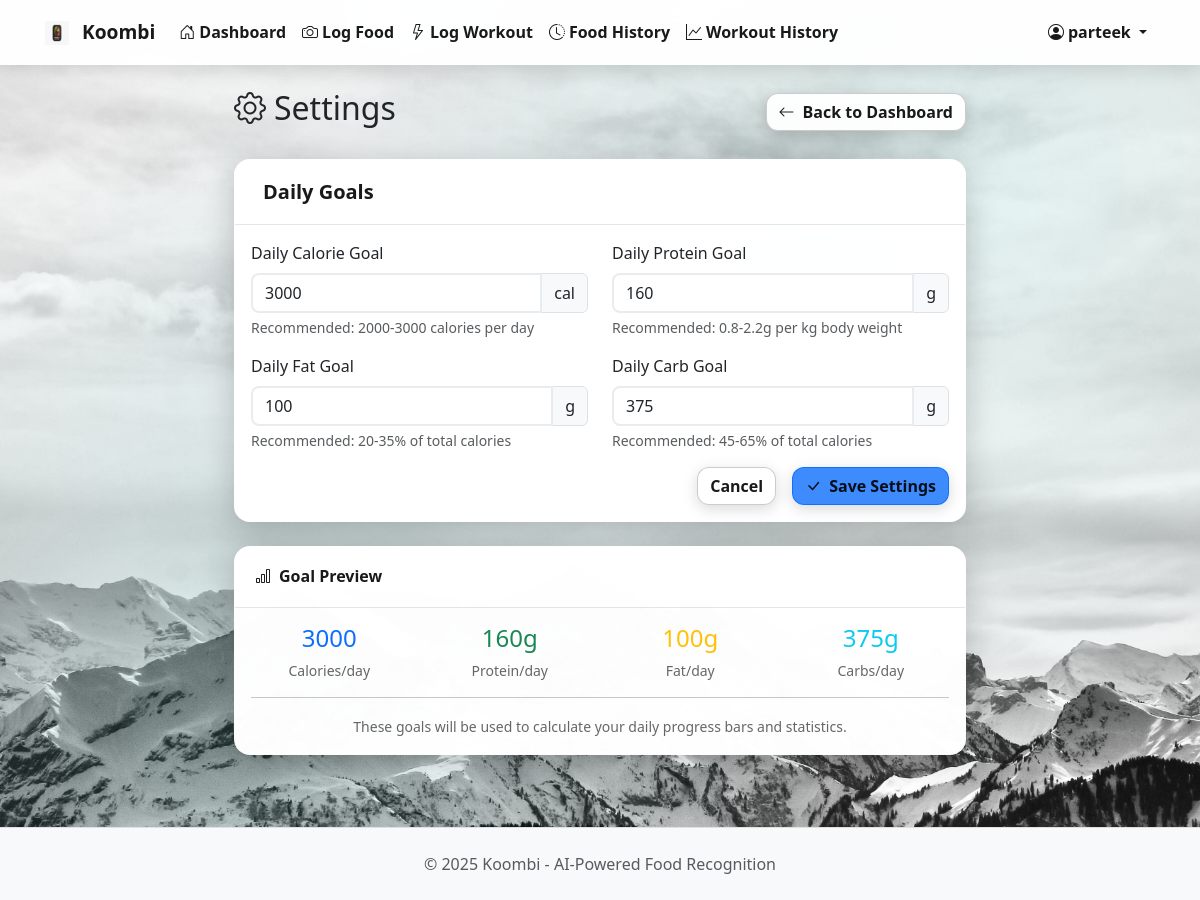
The app's page /settings (signed in) with its own data.
### app.py (models this page shows)
class User(UserMixin, db.Model):
    __tablename__ = 'users'
    id = db.Column(db.Integer, primary_key=True)
    username = db.Column(db.String(50), unique=True, nullable=False)
    email = db.Column(db.String(100), unique=True, nullable=False)
    password_hash = db.Column(db.String(255), nullable=False)
    created_at = db.Column(db.DateTime, default=datetime.utcnow)
    updated_at = db.Column(db.DateTime, default=datetime.utcnow, onupdate=datetime.utcnow)
    food_entries = db.relationship('FoodEntry', backref='user', lazy=True, cascade='all, delete-orphan')
    workout_entries = db.relationship('WorkoutEntry', backref='user', lazy=True, cascade='all, delete-orphan')
    settings = db.relationship('UserSettings', backref='user', uselist=False, cascade='all, delete-orphan')

class UserSettings(db.Model):
    __tablename__ = 'user_settings'
    id = db.Column(db.Integer, primary_key=True)
    user_id = db.Column(db.Integer, db.ForeignKey('users.id'), nullable=False, unique=True)
    calorie_goal = db.Column(db.Integer, default=3000)
    protein_goal = db.Column(db.Integer, default=160)
    fat_goal = db.Column(db.Integer, default=100)
    carb_goal = db.Column(db.Integer, default=375)  # 50% of 3000 cal
    weight_kg = db.Column(db.Numeric(5,2))  # Weight in kilograms
    height_cm = db.Column(db.Numeric(5,2))  # Height in centimeters
    age = db.Column(db.Integer)  # Age in years
    gender = db.Column(db.String(10))  # 'male', 'female', 'other'
    background_type = db.Column(db.String(20), default='default')  # 'default', 'preset', 'custom'
    background_filename = db.Column(db.String(255))  # filename for custom or preset backgrounds
    created_at = db.Column(db.DateTime, default=datetime.utcnow)
    updated_at = db.Column(db.DateTime, default=datetime.utcnow, onupdate=datetime.utcnow)

### app.py (the view, shortened to what this page needs)
@app.route('/settings', methods=['GET', 'POST'])
@login_required
def settings():
    user_goals = get_user_goals(current_user.id)
    return render_template('settings.html', user_goals=user_goals)

### app.py (called while the page is built, shortened)
@login_manager.user_loader
def load_user(user_id):
    return User.query.get(int(user_id))

def get_user_goals(user_id):
    settings = UserSettings.query.filter_by(user_id=user_id).first()
    return {
        'calorie_goal': settings.calorie_goal,
        'protein_goal': settings.protein_goal,
        'fat_goal': settings.fat_goal,
        'carb_goal': settings.carb_goal
    }

def get_user_background():
    if current_user.is_authenticated:
        user_settings = UserSettings.query.filter_by(user_id=current_user.id).first()
        if user_settings and user_settings.background_type:
            if user_settings.background_type == 'preset':
                return f"url({url_for('static', filename='backgrounds/' + user_settings.background_filename)})"
            elif user_settings.background_type == 'custom':
                return f"url({url_for('static', filename='user_backgrounds/' + user_settings.background_filename)})"
    return "linear-gradient(135deg, #1a4d4d 0%, #0d3333 100%)"

@app.context_processor
def inject_user_background():
    return dict(user_background=get_user_background())

### templates/settings.html (shortened to what this page needs)
{% extends "base.html" %}
{% block content %}
<div class="row justify-content-center">
    <div class="col-md-8">
        <div class="d-flex justify-content-between align-items-center mb-4">
            <h2>
                <i class="bi bi-gear me-2"></i>Settings
            </h2>
            <a href="{{ url_for('index') }}" class="btn btn-outline-secondary">
                <i class="bi bi-arrow-left me-2"></i>Back to Dashboard
            </a>
        </div>
        <div class="card">
            <div class="card-header">
                <h5 class="mb-0">
                    Daily Goals
                </h5>
            </div>
            <div class="card-body">
                <form method="POST">
                    <div class="row">
                        <div class="col-md-6 mb-3">
                            <label for="calorie_goal" class="form-label">Daily Calorie Goal</label>
                            <div class="input-group">
                                <input type="number" class="form-control" id="calorie_goal" name="calorie_goal"
                                       value="{{ user_goals.calorie_goal if user_goals else 3000 }}"
                                       min="1000" max="10000" required>
                                <span class="input-group-text">cal</span>
                            </div>
                            <div class="form-text">Recommended: 2000-3000 calories per day</div>
                        </div>
                        <div class="col-md-6 mb-3">
                            <label for="protein_goal" class="form-label">Daily Protein Goal</label>
                            <div class="input-group">
                                <input type="number" class="form-control" id="protein_goal" name="protein_goal"
                                       value="{{ user_goals.protein_goal if user_goals else 160 }}"
                                       min="20" max="500" required>
                                <span class="input-group-text">g</span>
                            </div>
                            <div class="form-text">Recommended: 0.8-2.2g per kg body weight</div>
                        </div>
                    </div>
                    <div class="row">
                        <div class="col-md-6 mb-3">
                            <label for="fat_goal" class="form-label">Daily Fat Goal</label>
                            <div class="input-group">
                                <input type="number" class="form-control" id="fat_goal" name="fat_goal"
                                       value="{{ user_goals.fat_goal if user_goals else 100 }}"
                                       min="20" max="300" required>
                                <span class="input-group-text">g</span>
                            </div>
                            <div class="form-text">Recommended: 20-35% of total calories</div>
                        </div>
                        <div class="col-md-6 mb-3">
                            <label for="carb_goal" class="form-label">Daily Carb Goal</label>
                            <div class="input-group">
                                <input type="number" class="form-control" id="carb_goal" name="carb_goal"
                                       value="{{ user_goals.carb_goal if user_goals else 375 }}"
                                       min="50" max="800" required>
                                <span class="input-group-text">g</span>
                            </div>
                            <div class="form-text">Recommended: 45-65% of total calories</div>
                        </div>
                    </div>
                    <div class="d-grid gap-2 d-md-flex justify-content-md-end">
                        <a href="{{ url_for('index') }}" class="btn btn-outline-secondary me-md-2">Cancel</a>
                        <button type="submit" class="btn btn-primary">
                            <i class="bi bi-check-lg me-2"></i>Save Settings
                        </button>
                    </div>
                </form>
            </div>
        </div>
        <div class="card mt-4">
            <div class="card-header">
                <h6 class="mb-0">
                    <i class="bi bi-bar-chart me-2"></i>Goal Preview
                </h6>
            </div>
            <div class="card-body">
                <div class="row text-center">
                    <div class="col-md-3">
                        <div class="h4 text-primary">{{ user_goals.calorie_goal if user_goals else 3000 }}</div>
                        <div class="text-muted small">Calories/day</div>
                    </div>
                    <div class="col-md-3">
                        <div class="h4 text-success">{{ user_goals.protein_goal if user_goals else 160 }}g</div>
                        <div class="text-muted small">Protein/day</div>
                    </div>
                    <div class="col-md-3">
                        <div class="h4 text-warning">{{ user_goals.fat_goal if user_goals else 100 }}g</div>
                        <div class="text-muted small">Fat/day</div>
                    </div>
                    <div class="col-md-3">
                        <div class="h4 text-info">{{ user_goals.carb_goal if user_goals else 375 }}g</div>
                        <div class="text-muted small">Carbs/day</div>
                    </div>
                </div>
                <hr>
                <p class="text-muted text-center mb-0">
                    <small>These goals will be used to calculate your daily progress bars and statistics.</small>
                </p>
            </div>
        </div>
    </div>
</div>
{% endblock %}

### templates/base.html (shortened to what this page needs)
<!DOCTYPE html>
<html lang="en">
<head>
    <link href="https://cdn.jsdelivr.net/npm/bootstrap@5.3.0/dist/css/bootstrap.min.css" rel="stylesheet">
    <link rel="stylesheet" href="https://cdn.jsdelivr.net/npm/bootstrap-icons@1.7.2/font/bootstrap-icons.css">
</head>
<body>
    <nav class="navbar navbar-expand-lg navbar-dark">
        <div class="container">
            <a class="navbar-brand" href="{{ url_for('index') }}">
                <img src="{{ url_for('static', filename='favicon-32x32.png') }}" alt="Koombi" width="24" height="24" class="me-2">
                Koombi
            </a>
            <div class="collapse navbar-collapse" id="navbarNav">
                <ul class="navbar-nav me-auto">
                    {% if current_user.is_authenticated %}
                        <li class="nav-item">
                            <a class="nav-link" href="{{ url_for('index') }}">
                                <i class="bi bi-house-door me-1"></i>Dashboard
                            </a>
                        </li>
                        <li class="nav-item">
                            <a class="nav-link" href="{{ url_for('upload_food') }}">
                                <i class="bi bi-camera me-1"></i>Log Food
                            </a>
                        </li>
                        <li class="nav-item">
                            <a class="nav-link" href="{{ url_for('log_workout') }}">
                                <i class="bi bi-lightning me-1"></i>Log Workout
                            </a>
                        </li>
                        <li class="nav-item">
                            <a class="nav-link" href="{{ url_for('history') }}">
                                <i class="bi bi-clock-history me-1"></i>Food History
                            </a>
                        </li>
                        <li class="nav-item">
                            <a class="nav-link" href="{{ url_for('workout_history') }}">
                                <i class="bi bi-graph-up me-1"></i>Workout History
                            </a>
                        </li>
                    {% endif %}
                </ul>
                <ul class="navbar-nav">
                    {% if current_user.is_authenticated %}
                        <li class="nav-item dropdown">
                            <a class="nav-link dropdown-toggle" href="#" id="navbarDropdown" role="button" data-bs-toggle="dropdown">
                                <i class="bi bi-person-circle me-1"></i>{{ current_user.username }}
                            </a>
                        </li>
                    {% endif %}
                </ul>
            </div>
        </div>
    </nav>
    <main class="container my-4">
        {% block content %}{% endblock %}
    </main>
    <footer class="bg-light text-center py-4 mt-5">
        <div class="container">
            <p class="mb-0 text-muted">
                &copy; 2025 Koombi - AI-Powered Food Recognition
            </p>
        </div>
    </footer>
</body>
</html>

### records on screen
User: username "parteek"
UserSettings: calorie_goal "3000", carb_goal "375"

### other values on screen
{{ user_goals.protein_goal if user_goals else 160 }} "160"
{{ user_goals.fat_goal if user_goals else 100 }} "100"
